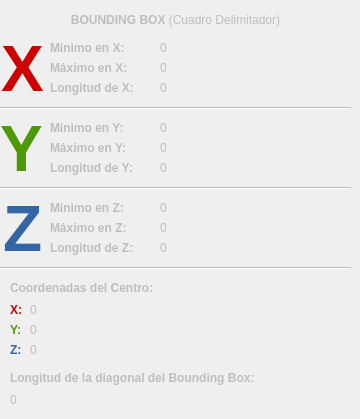
   <widget class="QWidget" name="boundingbox">
    <property name="enabled">
     <bool>false</bool>
    </property>
    <attribute name="title">
     <string>BBox</string>
    </attribute>
    <widget class="QLabel" name="etCentroz">
     <property name="geometry">
      <rect>
       <x>10</x>
       <y>340</y>
       <width>16</width>
       <height>20</height>
      </rect>
     </property>
     <property name="text">
      <string>&lt;html&gt;&lt;head/&gt;&lt;body&gt;&lt;p&gt;&lt;span style=&quot; font-weight:600; color:#3465a4;&quot;&gt;Z:&lt;/span&gt;&lt;/p&gt;&lt;/body&gt;&lt;/html&gt;</string>
     </property>
     <property name="textFormat">
      <enum>Qt::RichText</enum>
     </property>
     <property name="textInteractionFlags">
      <set>Qt::LinksAccessibleByMouse|Qt::TextSelectableByKeyboard|Qt::TextSelectableByMouse</set>
     </property>
    </widget>
    <widget class="QLabel" name="etMiny">
     <property name="geometry">
      <rect>
       <x>50</x>
       <y>120</y>
       <width>101</width>
       <height>17</height>
      </rect>
     </property>
     <property name="text">
      <string>&lt;html&gt;&lt;head/&gt;&lt;body&gt;&lt;p&gt;&lt;span style=&quot; font-weight:600;&quot;&gt;Mínimo en Y:&lt;/span&gt;&lt;/p&gt;&lt;/body&gt;&lt;/html&gt;</string>
     </property>
     <property name="textFormat">
      <enum>Qt::RichText</enum>
     </property>
     <property name="textInteractionFlags">
      <set>Qt::LinksAccessibleByMouse|Qt::TextSelectableByKeyboard|Qt::TextSelectableByMouse</set>
     </property>
    </widget>
    <widget class="QLabel" name="maxz">
     <property name="geometry">
      <rect>
       <x>160</x>
       <y>220</y>
       <width>191</width>
       <height>17</height>
      </rect>
     </property>
     <property name="text">
      <string>0</string>
     </property>
     <property name="textInteractionFlags">
      <set>Qt::LinksAccessibleByMouse|Qt::TextSelectableByKeyboard|Qt::TextSelectableByMouse</set>
     </property>
    </widget>
    <widget class="Line" name="line_3">
     <property name="geometry">
      <rect>
       <x>0</x>
       <y>260</y>
       <width>351</width>
       <height>16</height>
      </rect>
     </property>
     <property name="orientation">
      <enum>Qt::Horizontal</enum>
     </property>
    </widget>
    <widget class="QLabel" name="maxy">
     <property name="geometry">
      <rect>
       <x>160</x>
       <y>140</y>
       <width>191</width>
       <height>17</height>
      </rect>
     </property>
     <property name="text">
      <string>0</string>
     </property>
     <property name="textInteractionFlags">
      <set>Qt::LinksAccessibleByMouse|Qt::TextSelectableByKeyboard|Qt::TextSelectableByMouse</set>
     </property>
    </widget>
    <widget class="QLabel" name="etLonz">
     <property name="geometry">
      <rect>
       <x>50</x>
       <y>240</y>
       <width>101</width>
       <height>17</height>
      </rect>
     </property>
     <property name="text">
      <string>&lt;html&gt;&lt;head/&gt;&lt;body&gt;&lt;p&gt;&lt;span style=&quot; font-weight:600;&quot;&gt;Longitud de Z:&lt;/span&gt;&lt;/p&gt;&lt;/body&gt;&lt;/html&gt;</string>
     </property>
     <property name="textFormat">
      <enum>Qt::RichText</enum>
     </property>
     <property name="textInteractionFlags">
      <set>Qt::LinksAccessibleByMouse|Qt::TextSelectableByKeyboard|Qt::TextSelectableByMouse</set>
     </property>
    </widget>
    <widget class="QLabel" name="etCentro">
     <property name="geometry">
      <rect>
       <x>10</x>
       <y>280</y>
       <width>191</width>
       <height>17</height>
      </rect>
     </property>
     <property name="text">
      <string>&lt;html&gt;&lt;head/&gt;&lt;body&gt;&lt;p&gt;&lt;span style=&quot; font-weight:600;&quot;&gt;Coordenadas del Centro:&lt;/span&gt;&lt;/p&gt;&lt;/body&gt;&lt;/html&gt;</string>
     </property>
     <property name="textFormat">
      <enum>Qt::RichText</enum>
     </property>
     <property name="textInteractionFlags">
      <set>Qt::LinksAccessibleByMouse|Qt::TextSelectableByKeyboard|Qt::TextSelectableByMouse</set>
     </property>
    </widget>
    <widget class="QLabel" name="etDiabb">
     <property name="geometry">
      <rect>
       <x>10</x>
       <y>370</y>
       <width>341</width>
       <height>17</height>
      </rect>
     </property>
     <property name="text">
      <string>&lt;html&gt;&lt;head/&gt;&lt;body&gt;&lt;p&gt;&lt;span style=&quot; font-weight:600;&quot;&gt;Longitud de la diagonal del Bounding Box:&lt;/span&gt;&lt;/p&gt;&lt;/body&gt;&lt;/html&gt;</string>
     </property>
     <property name="textFormat">
      <enum>Qt::RichText</enum>
     </property>
     <property name="textInteractionFlags">
      <set>Qt::LinksAccessibleByMouse|Qt::TextSelectableByKeyboard|Qt::TextSelectableByMouse</set>
     </property>
    </widget>
    <widget class="QLabel" name="lonx">
     <property name="geometry">
      <rect>
       <x>160</x>
       <y>80</y>
       <width>191</width>
       <height>17</height>
      </rect>
     </property>
     <property name="text">
      <string>0</string>
     </property>
     <property name="textInteractionFlags">
      <set>Qt::LinksAccessibleByMouse|Qt::TextSelectableByKeyboard|Qt::TextSelectableByMouse</set>
     </property>
    </widget>
    <widget class="QLabel" name="etMaxx">
     <property name="geometry">
      <rect>
       <x>50</x>
       <y>60</y>
       <width>101</width>
       <height>17</height>
      </rect>
     </property>
     <property name="text">
      <string>&lt;html&gt;&lt;head/&gt;&lt;body&gt;&lt;p&gt;&lt;span style=&quot; font-weight:600;&quot;&gt;Máximo en X:&lt;/span&gt;&lt;/p&gt;&lt;/body&gt;&lt;/html&gt;</string>
     </property>
     <property name="textFormat">
      <enum>Qt::RichText</enum>
     </property>
     <property name="textInteractionFlags">
      <set>Qt::LinksAccessibleByMouse|Qt::TextSelectableByKeyboard|Qt::TextSelectableByMouse</set>
     </property>
    </widget>
    <widget class="QLabel" name="miny">
     <property name="geometry">
      <rect>
       <x>160</x>
       <y>120</y>
       <width>191</width>
       <height>17</height>
      </rect>
     </property>
     <property name="text">
      <string>0</string>
     </property>
     <property name="textInteractionFlags">
      <set>Qt::LinksAccessibleByMouse|Qt::TextSelectableByKeyboard|Qt::TextSelectableByMouse</set>
     </property>
    </widget>
    <widget class="QLabel" name="etMinz">
     <property name="geometry">
      <rect>
       <x>50</x>
       <y>200</y>
       <width>101</width>
       <height>17</height>
      </rect>
     </property>
     <property name="text">
      <string>&lt;html&gt;&lt;head/&gt;&lt;body&gt;&lt;p&gt;&lt;span style=&quot; font-weight:600;&quot;&gt;Mínimo en Z:&lt;/span&gt;&lt;/p&gt;&lt;/body&gt;&lt;/html&gt;</string>
     </property>
     <property name="textFormat">
      <enum>Qt::RichText</enum>
     </property>
     <property name="textInteractionFlags">
      <set>Qt::LinksAccessibleByMouse|Qt::TextSelectableByKeyboard|Qt::TextSelectableByMouse</set>
     </property>
    </widget>
    <widget class="QLabel" name="etCentrox">
     <property name="geometry">
      <rect>
       <x>10</x>
       <y>300</y>
       <width>16</width>
       <height>20</height>
      </rect>
     </property>
     <property name="text">
      <string>&lt;html&gt;&lt;head/&gt;&lt;body&gt;&lt;p&gt;&lt;span style=&quot; font-weight:600; color:#cc0000;&quot;&gt;X:&lt;/span&gt;&lt;/p&gt;&lt;/body&gt;&lt;/html&gt;</string>
     </property>
     <property name="textFormat">
      <enum>Qt::RichText</enum>
     </property>
     <property name="textInteractionFlags">
      <set>Qt::LinksAccessibleByMouse|Qt::TextSelectableByKeyboard|Qt::TextSelectableByMouse</set>
     </property>
    </widget>
    <widget class="QLabel" name="label_10">
     <property name="geometry">
      <rect>
       <x>0</x>
       <y>100</y>
       <width>51</width>
       <height>101</height>
      </rect>
     </property>
     <property name="text">
      <string>&lt;html&gt;&lt;head/&gt;&lt;body&gt;&lt;p&gt;&lt;span style=&quot; font-size:48pt; font-weight:600; color:#4e9a06;&quot;&gt;Y&lt;/span&gt;&lt;/p&gt;&lt;/body&gt;&lt;/html&gt;</string>
     </property>
     <property name="textFormat">
      <enum>Qt::RichText</enum>
     </property>
    </widget>
    <widget class="QLabel" name="etMaxz">
     <property name="geometry">
      <rect>
       <x>50</x>
       <y>220</y>
       <width>101</width>
       <height>17</height>
      </rect>
     </property>
     <property name="text">
      <string>&lt;html&gt;&lt;head/&gt;&lt;body&gt;&lt;p&gt;&lt;span style=&quot; font-weight:600;&quot;&gt;Máximo en Z:&lt;/span&gt;&lt;/p&gt;&lt;/body&gt;&lt;/html&gt;</string>
     </property>
     <property name="textFormat">
      <enum>Qt::RichText</enum>
     </property>
     <property name="textInteractionFlags">
      <set>Qt::LinksAccessibleByMouse|Qt::TextSelectableByKeyboard|Qt::TextSelectableByMouse</set>
     </property>
    </widget>
    <widget class="QLabel" name="etLony">
     <property name="geometry">
      <rect>
       <x>50</x>
       <y>160</y>
       <width>101</width>
       <height>17</height>
      </rect>
     </property>
     <property name="text">
      <string>&lt;html&gt;&lt;head/&gt;&lt;body&gt;&lt;p&gt;&lt;span style=&quot; font-weight:600;&quot;&gt;Longitud de Y:&lt;/span&gt;&lt;/p&gt;&lt;/body&gt;&lt;/html&gt;</string>
     </property>
     <property name="textFormat">
      <enum>Qt::RichText</enum>
     </property>
     <property name="textInteractionFlags">
      <set>Qt::LinksAccessibleByMouse|Qt::TextSelectableByKeyboard|Qt::TextSelectableByMouse</set>
     </property>
    </widget>
    <widget class="QLabel" name="minz">
     <property name="geometry">
      <rect>
       <x>160</x>
       <y>200</y>
       <width>191</width>
       <height>17</height>
      </rect>
     </property>
     <property name="text">
      <string>0</string>
     </property>
     <property name="textInteractionFlags">
      <set>Qt::LinksAccessibleByMouse|Qt::TextSelectableByKeyboard|Qt::TextSelectableByMouse</set>
     </property>
    </widget>
    <widget class="QLabel" name="label_9">
     <property name="geometry">
      <rect>
       <x>1</x>
       <y>20</y>
       <width>50</width>
       <height>101</height>
      </rect>
     </property>
     <property name="text">
      <string>&lt;html&gt;&lt;head/&gt;&lt;body&gt;&lt;p&gt;&lt;span style=&quot; font-size:48pt; font-weight:600; color:#cc0000;&quot;&gt;X&lt;/span&gt;&lt;/p&gt;&lt;/body&gt;&lt;/html&gt;</string>
     </property>
     <property name="textFormat">
      <enum>Qt::RichText</enum>
     </property>
    </widget>
    <widget class="Line" name="line_2">
     <property name="geometry">
      <rect>
       <x>0</x>
       <y>180</y>
       <width>351</width>
       <height>16</height>
      </rect>
     </property>
     <property name="orientation">
      <enum>Qt::Horizontal</enum>
     </property>
    </widget>
    <widget class="QLabel" name="maxx">
     <property name="geometry">
      <rect>
       <x>160</x>
       <y>60</y>
       <width>191</width>
       <height>17</height>
      </rect>
     </property>
     <property name="text">
      <string>0</string>
     </property>
     <property name="textInteractionFlags">
      <set>Qt::LinksAccessibleByMouse|Qt::TextSelectableByKeyboard|Qt::TextSelectableByMouse</set>
     </property>
    </widget>
    <widget class="QLabel" name="lonz">
     <property name="geometry">
      <rect>
       <x>160</x>
       <y>240</y>
       <width>191</width>
       <height>17</height>
      </rect>
     </property>
     <property name="text">
      <string>0</string>
     </property>
     <property name="textInteractionFlags">
      <set>Qt::LinksAccessibleByMouse|Qt::TextSelectableByKeyboard|Qt::TextSelectableByMouse</set>
     </property>
    </widget>
    <widget class="QLabel" name="centroz">
     <property name="geometry">
      <rect>
       <x>30</x>
       <y>340</y>
       <width>311</width>
       <height>20</height>
      </rect>
     </property>
     <property name="text">
      <string>0</string>
     </property>
     <property name="textInteractionFlags">
      <set>Qt::LinksAccessibleByMouse|Qt::TextSelectableByKeyboard|Qt::TextSelectableByMouse</set>
     </property>
    </widget>
    <widget class="QLabel" name="lony">
     <property name="geometry">
      <rect>
       <x>160</x>
       <y>160</y>
       <width>191</width>
       <height>17</height>
      </rect>
     </property>
     <property name="text">
      <string>0</string>
     </property>
     <property name="textInteractionFlags">
      <set>Qt::LinksAccessibleByMouse|Qt::TextSelectableByKeyboard|Qt::TextSelectableByMouse</set>
     </property>
    </widget>
    <widget class="QLabel" name="etMinx">
     <property name="geometry">
      <rect>
       <x>50</x>
       <y>40</y>
       <width>101</width>
       <height>17</height>
      </rect>
     </property>
     <property name="text">
      <string>&lt;html&gt;&lt;head/&gt;&lt;body&gt;&lt;p&gt;&lt;span style=&quot; font-weight:600;&quot;&gt;Mínimo en X:&lt;/span&gt;&lt;/p&gt;&lt;/body&gt;&lt;/html&gt;</string>
     </property>
     <property name="textFormat">
      <enum>Qt::RichText</enum>
     </property>
     <property name="textInteractionFlags">
      <set>Qt::LinksAccessibleByMouse|Qt::TextSelectableByKeyboard|Qt::TextSelectableByMouse</set>
     </property>
    </widget>
    <widget class="QLabel" name="centrox">
     <property name="geometry">
      <rect>
       <x>30</x>
       <y>300</y>
       <width>311</width>
       <height>20</height>
      </rect>
     </property>
     <property name="text">
      <string>0</string>
     </property>
     <property name="textInteractionFlags">
      <set>Qt::LinksAccessibleByMouse|Qt::TextSelectableByKeyboard|Qt::TextSelectableByMouse</set>
     </property>
    </widget>
    <widget class="Line" name="line">
     <property name="geometry">
      <rect>
       <x>0</x>
       <y>100</y>
       <width>351</width>
       <height>16</height>
      </rect>
     </property>
     <property name="orientation">
      <enum>Qt::Horizontal</enum>
     </property>
    </widget>
    <widget class="QLabel" name="etMaxy">
     <property name="geometry">
      <rect>
       <x>50</x>
       <y>140</y>
       <width>101</width>
       <height>17</height>
      </rect>
     </property>
     <property name="text">
      <string>&lt;html&gt;&lt;head/&gt;&lt;body&gt;&lt;p&gt;&lt;span style=&quot; font-weight:600;&quot;&gt;Máximo en Y:&lt;/span&gt;&lt;/p&gt;&lt;/body&gt;&lt;/html&gt;</string>
     </property>
     <property name="textFormat">
      <enum>Qt::RichText</enum>
     </property>
     <property name="textInteractionFlags">
      <set>Qt::LinksAccessibleByMouse|Qt::TextSelectableByKeyboard|Qt::TextSelectableByMouse</set>
     </property>
    </widget>
    <widget class="QLabel" name="centroy">
     <property name="geometry">
      <rect>
       <x>30</x>
       <y>320</y>
       <width>311</width>
       <height>20</height>
      </rect>
     </property>
     <property name="text">
      <string>0</string>
     </property>
     <property name="textInteractionFlags">
      <set>Qt::LinksAccessibleByMouse|Qt::TextSelectableByKeyboard|Qt::TextSelectableByMouse</set>
     </property>
    </widget>
    <widget class="QLabel" name="minx">
     <property name="geometry">
      <rect>
       <x>160</x>
       <y>40</y>
       <width>191</width>
       <height>17</height>
      </rect>
     </property>
     <property name="text">
      <string>0</string>
     </property>
     <property name="textInteractionFlags">
      <set>Qt::LinksAccessibleByMouse|Qt::TextSelectableByKeyboard|Qt::TextSelectableByMouse</set>
     </property>
    </widget>
    <widget class="QLabel" name="etLonx">
     <property name="geometry">
      <rect>
       <x>50</x>
       <y>80</y>
       <width>111</width>
       <height>17</height>
      </rect>
     </property>
     <property name="text">
      <string>&lt;html&gt;&lt;head/&gt;&lt;body&gt;&lt;p&gt;&lt;span style=&quot; font-weight:600;&quot;&gt;Longitud de X:&lt;/span&gt;&lt;/p&gt;&lt;/body&gt;&lt;/html&gt;</string>
     </property>
     <property name="textFormat">
      <enum>Qt::RichText</enum>
     </property>
     <property name="textInteractionFlags">
      <set>Qt::LinksAccessibleByMouse|Qt::TextSelectableByKeyboard|Qt::TextSelectableByMouse</set>
     </property>
    </widget>
    <widget class="QLabel" name="label_13">
     <property name="geometry">
      <rect>
       <x>3</x>
       <y>180</y>
       <width>41</width>
       <height>101</height>
      </rect>
     </property>
     <property name="text">
      <string>&lt;html&gt;&lt;head/&gt;&lt;body&gt;&lt;p&gt;&lt;span style=&quot; font-size:48pt; font-weight:600; color:#3465a4;&quot;&gt;Z&lt;/span&gt;&lt;/p&gt;&lt;/body&gt;&lt;/html&gt;</string>
     </property>
     <property name="textFormat">
      <enum>Qt::RichText</enum>
     </property>
    </widget>
    <widget class="QLabel" name="etCentroy">
     <property name="geometry">
      <rect>
       <x>10</x>
       <y>320</y>
       <width>16</width>
       <height>20</height>
      </rect>
     </property>
     <property name="text">
      <string>&lt;html&gt;&lt;head/&gt;&lt;body&gt;&lt;p&gt;&lt;span style=&quot; font-weight:600; color:#4e9a06;&quot;&gt;Y:&lt;/span&gt;&lt;/p&gt;&lt;/body&gt;&lt;/html&gt;</string>
     </property>
     <property name="textFormat">
      <enum>Qt::RichText</enum>
     </property>
     <property name="textInteractionFlags">
      <set>Qt::LinksAccessibleByMouse|Qt::TextSelectableByKeyboard|Qt::TextSelectableByMouse</set>
     </property>
    </widget>
    <widget class="QLabel" name="diabb">
     <property name="geometry">
      <rect>
       <x>10</x>
       <y>390</y>
       <width>331</width>
       <height>20</height>
      </rect>
     </property>
     <property name="text">
      <string>0</string>
     </property>
     <property name="textInteractionFlags">
      <set>Qt::LinksAccessibleByMouse|Qt::TextSelectableByKeyboard|Qt::TextSelectableByMouse</set>
     </property>
    </widget>
    <widget class="QLabel" name="etBb">
     <property name="geometry">
      <rect>
       <x>30</x>
       <y>10</y>
       <width>291</width>
       <height>20</height>
      </rect>
     </property>
     <property name="text">
      <string>&lt;html&gt;&lt;head/&gt;&lt;body&gt;&lt;p&gt;&lt;span style=&quot; font-weight:600;&quot;&gt;BOUNDING BOX&lt;/span&gt; (Cuadro Delimitador)&lt;/p&gt;&lt;/body&gt;&lt;/html&gt;</string>
     </property>
     <property name="textFormat">
      <enum>Qt::RichText</enum>
     </property>
     <property name="alignment">
      <set>Qt::AlignCenter</set>
     </property>
     <property name="textInteractionFlags">
      <set>Qt::LinksAccessibleByMouse|Qt::TextSelectableByMouse</set>
     </property>
    </widget>
   </widget>
